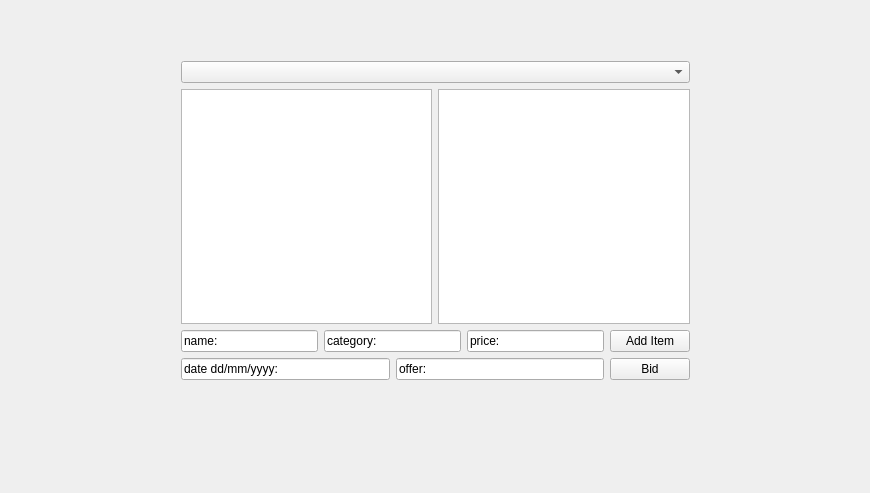
<?xml version="1.0" encoding="UTF-8"?>
<ui version="4.0">
 <class>guiWidgetClass</class>
 <widget class="QWidget" name="guiWidgetClass">
  <property name="geometry">
   <rect>
    <x>0</x>
    <y>0</y>
    <width>870</width>
    <height>493</height>
   </rect>
  </property>
  <property name="windowTitle">
   <string>guiWidget</string>
  </property>
  <widget class="QWidget" name="verticalLayoutWidget">
   <property name="geometry">
    <rect>
     <x>170</x>
     <y>50</y>
     <width>531</width>
     <height>341</height>
    </rect>
   </property>
   <layout class="QVBoxLayout" name="verticalLayout">
    <item>
     <widget class="QComboBox" name="comboBox"/>
    </item>
    <item>
     <layout class="QHBoxLayout" name="horizontalLayout_3">
      <item>
       <widget class="QListWidget" name="itemList"/>
      </item>
      <item>
       <widget class="QListWidget" name="seeOffers"/>
      </item>
     </layout>
    </item>
    <item>
     <layout class="QHBoxLayout" name="horizontalLayout">
      <item>
       <widget class="QLineEdit" name="inputName">
        <property name="text">
         <string>name:</string>
        </property>
       </widget>
      </item>
      <item>
       <widget class="QLineEdit" name="inputCategory">
        <property name="text">
         <string>category:</string>
        </property>
       </widget>
      </item>
      <item>
       <widget class="QLineEdit" name="inputPrice">
        <property name="text">
         <string>price:</string>
        </property>
       </widget>
      </item>
      <item>
       <widget class="QPushButton" name="addItem">
        <property name="text">
         <string>Add Item</string>
        </property>
       </widget>
      </item>
     </layout>
    </item>
    <item>
     <layout class="QHBoxLayout" name="horizontalLayout_2">
      <item>
       <widget class="QLineEdit" name="inputDate">
        <property name="text">
         <string>date dd/mm/yyyy:</string>
        </property>
       </widget>
      </item>
      <item>
       <widget class="QLineEdit" name="inputOffer">
        <property name="text">
         <string>offer:</string>
        </property>
       </widget>
      </item>
      <item>
       <widget class="QPushButton" name="bid">
        <property name="text">
         <string>Bid</string>
        </property>
       </widget>
      </item>
     </layout>
    </item>
   </layout>
  </widget>
 </widget>
 <layoutdefault spacing="6" margin="11"/>
 <resources>
  <include location="guiWidget.qrc"/>
 </resources>
 <connections/>
</ui>
